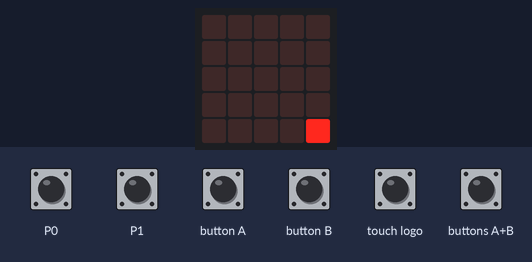
The program below on a simulated BBC micro:bit (MakeCode). Parts: the board's 5×5 LED display. The test bench sets the inputs (shaded band).

Above: at 1.2 s.
1.3 s: button A pressed for 0.15 s
At 2.6 s:
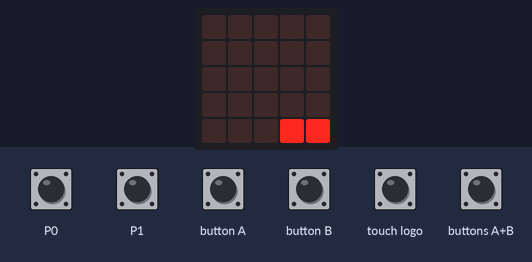
2.9 s: touch logo pressed for 0.15 s
At 3.9 s:
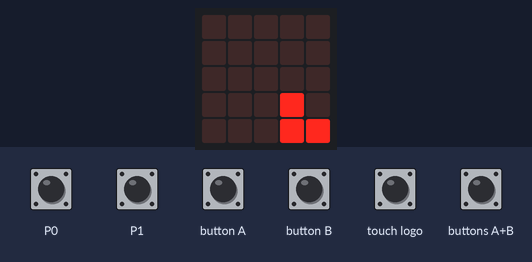
4.5 s: button B pressed for 0.15 s
At 5.1 s:
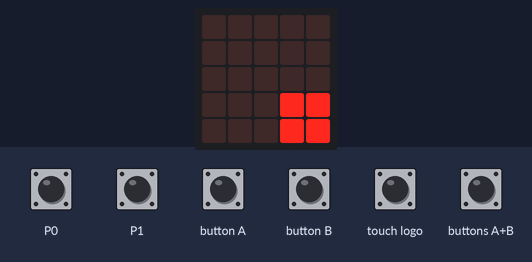
6.1 s: touch logo pressed for 0.15 s
At 7.4 s:
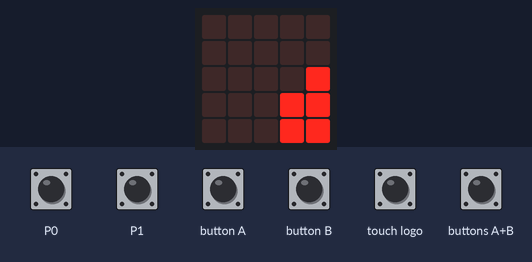
7.7 s: button A pressed for 0.15 s
At 8.7 s:
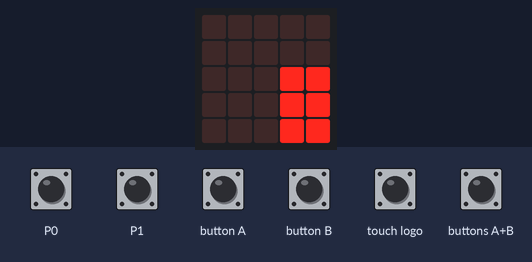
9.3 s: button A pressed for 0.15 s
At 9.9 s:
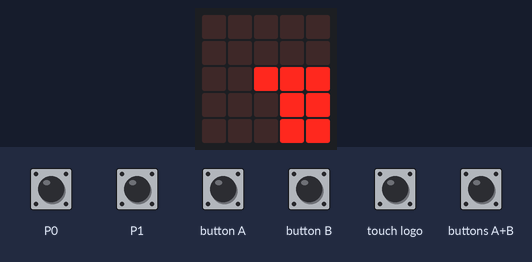
Timing chart, 0 to 11.9 s (numbered marks = the images above; inputs shaded):
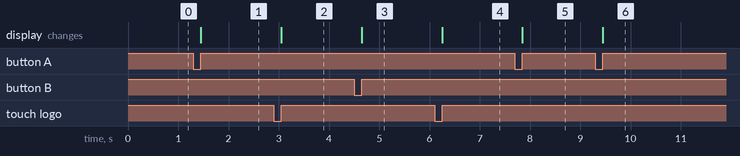

Measured:
- after the input at 1.3 s, the display: changes after 0.15 s (image 1)
- after the input at 2.9 s, the display: changes after 0.15 s (image 2)
- after the input at 4.5 s, the display: changes after 0.15 s (image 3)
- after the input at 6.1 s, the display: changes after 0.15 s (image 4)
- after the input at 7.7 s, the display: changes after 0.15 s (image 5)
- after the input at 9.3 s, the display: changes after 0.15 s (image 6)

The program:

main.ts
```typescript
input.onPinPressed(TouchPin.P0, function () {

})
function faireQuelqueChose () {
    let x4 = 0
    let x3 = 0
    let x2 = 0
    let x1 = 0
    let x0 = 0
    if (x0 && (x1 && (x2 && (x3 && x4)))) {
        music.startMelody(music.builtInMelody(Melodies.Prelude), MelodyOptions.OnceInBackground)
        game.gameOver()
    }
}
input.onButtonPressed(Button.A, function () {
    if (trucx > 0) {
        trucx = trucx - 1
        led.plot(trucx, trucy)
    }
})
input.onGesture(Gesture.TiltRight, function () {

})
input.onGesture(Gesture.TiltLeft, function () {

})
input.onButtonPressed(Button.AB, function () {
    if (trucx < 4) {
        trucy = trucy + 1
        led.plot(trucx, trucy)
    }
})
input.onButtonPressed(Button.B, function () {
    if (trucx < 4) {
        trucx = trucx + 1
        led.plot(trucx, trucy)
    }
})
input.onPinPressed(TouchPin.P1, function () {

})
input.onLogoEvent(TouchButtonEvent.Pressed, function () {
    if (trucx > 0) {
        trucy = trucy - 1
        led.plot(trucx, trucy)
    }
})
let trucy = 0
let trucx = 0
trucx = 4
trucy = 4
led.plot(trucx, trucy)
basic.forever(function () {
    faireQuelqueChose()
})
```

test.ts
```typescript
// les tests vont ici ; cela ne sera pas compilé si ce paquet est utilisé en tant qu'extension.
```
